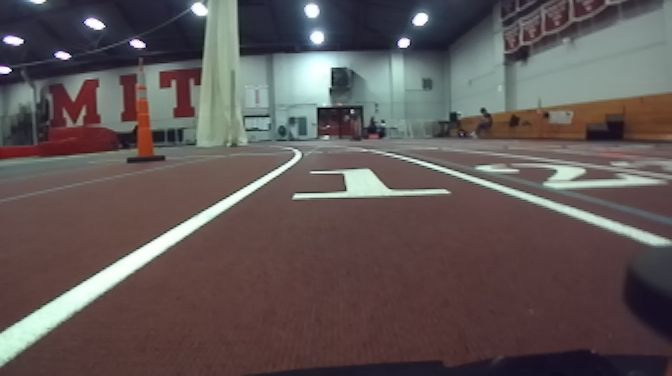
#> input picture track_img/1.png, 672 x 376 px
$ jupyter execute line_detect.ipynb
#> lines starting #> are read from the running program, lines starting #| are printed output that depends on the picture; after the words box and inside, x2 and y2 are one past the last pixel; in counts of white or black regions, pixels touching at a corner belong together; long printed decimals are rounded
[cell 1]
import cv2
import numpy as np
import pdb
import os
import math

[cell 2]
import matplotlib.pyplot as plt
from skimage.io import imread, imshow
from matplotlib.colors import hsv_to_rgb

[cell 3]
def image_print(img):
	"""
	Helper function to print out images, for debugging. Pass them in as a list.
	Press any key to continue.
	"""
	cv2.imshow("image", img)
	cv2.waitKey(0)
	cv2.destroyAllWindows()

[cell 4]
img1 = cv2.imread("track_img/1.png") #track_img/c2.png
#> img1 is the input picture: shape (376, 672, 3); mean B, G, R 85.5, 86, 96.2
imshow(img1)
# cv2.imshow('image',img1)

[cell 5]
img1.shape
#> Out = (376, 672, 3)

[cell 6]
#line following box
start_point1 = (0, 0) #top rectangle
end_point1 = (676, 150) #top rectangle: just edit y_coordinate for line_follower

thickness = -1
color = (0, 0, 0) # Black color in BGR
img_line= cv2.rectangle(img1, start_point1, end_point1, color, thickness)
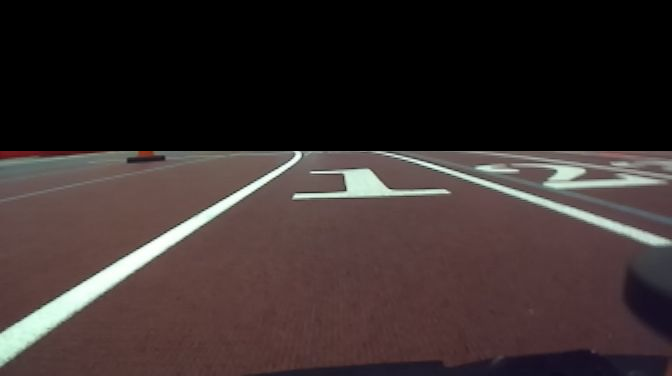
#> img_line: shape (376, 672, 3); mean B, G, R 45.4, 46.4, 57.6

# start_point2 = (0, 300) #bottom rectangle: just edit y_coordinate for line follower
# end_point2 = (672, 376) #bottom rectangle
# img_line= cv2.rectangle(img_line, start_point2, end_point2, color, thickness)
imshow(img_line)
img1 = img_line

[cell 7]
img_hsv = cv2.cvtColor(img1, cv2.COLOR_BGR2HSV)
#> img_hsv: shape (376, 672, 3); mean H, S, V 28.1, 41.8, 58.7
h, s, v = cv2.split(img_hsv)
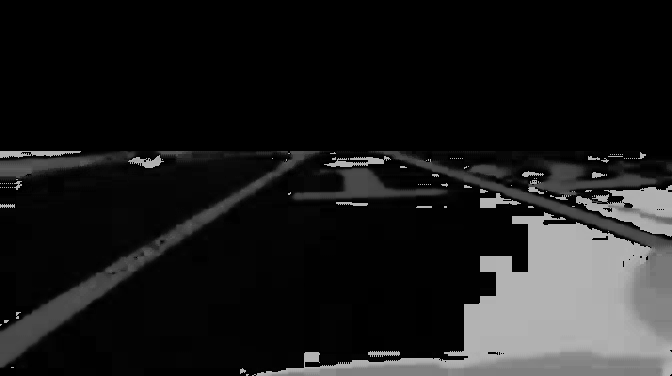
#> h: shape (376, 672); min 0, max 179, mean 28.1
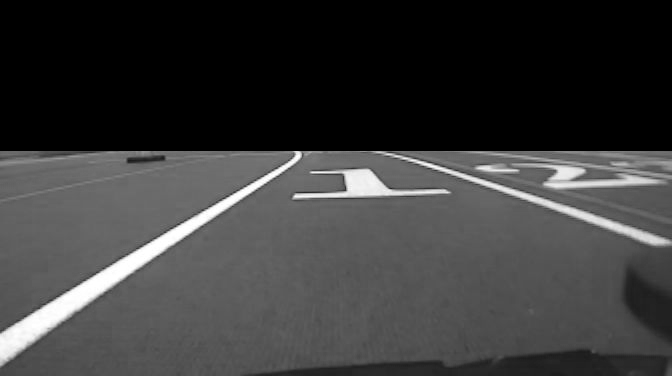
#> v: shape (376, 672); min 0, max 255, mean 58.7
# image_print(img_hsv)

[cell 8]
img_hsv = cv2.cvtColor(img1, cv2.COLOR_BGR2HSV)

lower_white = np.array([0,0,200])
upper_white = np.array([179,255,255])

mask = cv2.inRange(img_hsv, lower_white, upper_white)
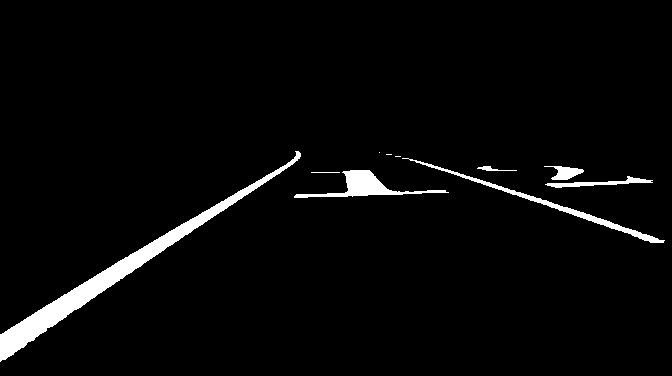
#> mask: shape (376, 672); 3.3% white; 10 white regions (3 under 20 px), largest, box (x1, y1, x2, y2) and area: (0, 151, 301, 362) 4946, (294, 170, 449, 198) 1254, (402, 158, 665, 243) 1183
masked_img = cv2.bitwise_and(img_hsv, img_hsv, mask=mask).astype('uint8')
#> masked_img: shape (376, 672, 3); mean H, S, V 2.3, 0.7, 7.7
imshow(masked_img)

[cell 9]
hsv_image = masked_img#cv2.cvtColor(img_masked2, cv2.COLOR_RGB2HSV)
h, s, v = cv2.split(hsv_image)
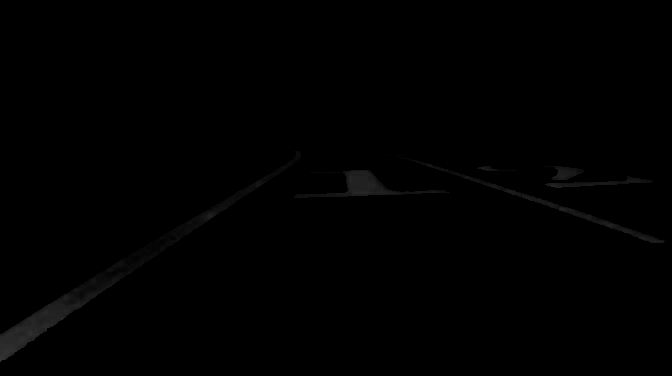
#> s: shape (376, 672); min 0, max 53, mean 0.7

ret, th1 = cv2.threshold(h,180,255, cv2.THRESH_BINARY+cv2.THRESH_OTSU)
#> th1: shape (376, 672); 3.2% white; 11 white regions (5 under 20 px), largest, box (x1, y1, x2, y2) and area: (0, 151, 301, 362) 4912, (294, 170, 447, 198) 1250, (402, 158, 665, 243) 1183, (545, 176, 653, 188) 426, (546, 166, 584, 180) 297, (477, 166, 511, 171) 77
#> ret = 34
kernel = np.ones((1,1), dtype = "uint8")/9
bilateral = cv2.bilateralFilter(th1, 9 , 75, 75)
erosion = cv2.erode(bilateral, kernel, iterations = 1)

#finding the area of all connected white pixels in the image
pixel_components, output, stats, centroids =cv2.connectedComponentsWithStats(erosion, connectivity=8)
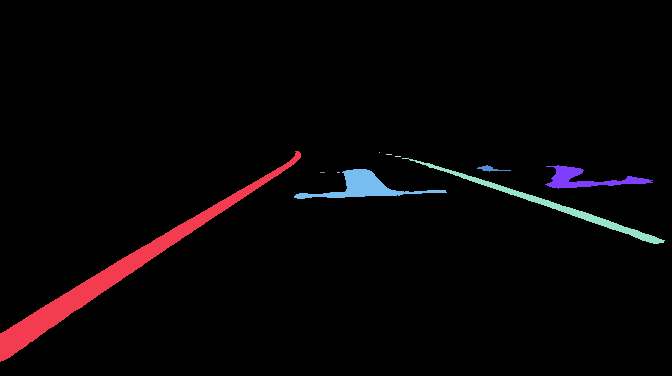
#> output: shape (376, 672) int32; 11 distinct labels, from 0 to 10; one colour per label, 0 black
#> pixel_components = 11; stats = [[0, 0, 672, 376, 243329], [0, 151, 301, 211, 5385], [379, 152, 1, 1, 1], [386, 154, 6, 1, 6], [395, 156, 6, 1, 6], [402, 158, 263, 86, 1501], [477, 165, 34, 7, 87], [545, 165, 108, 24, 929], [294, 169, 153, 30, 1420], [320, 172, 5, 1, 5], [337, 172, 3, 1, 3]]; centroids = [[337.9, 185.5], [115.3, 273.4], [379, 152], [388.5, 154], [397.5, 156], [553.2, 205.6], [489.6, 168.4], [585.1, 178.8], [362.9, 186.7], [322, 172], [338, 172]]

area = stats[1:, -1]; pixel_components = pixel_components - 1
#> after `area = stats[1:, -1]`: area = [5385, 1, 6, 6, 1501, 87, 929, 1420, 5, 3]
#> after `pixel_components = pixel_components - 1`: pixel_components = 10

min_size = 50

img2 = np.zeros((output.shape))

#Removing the small white pixel area below the minimum size
for i in range(0, pixel_components):
    if area[i] >= min_size:
        img2[output == i + 1] = 255
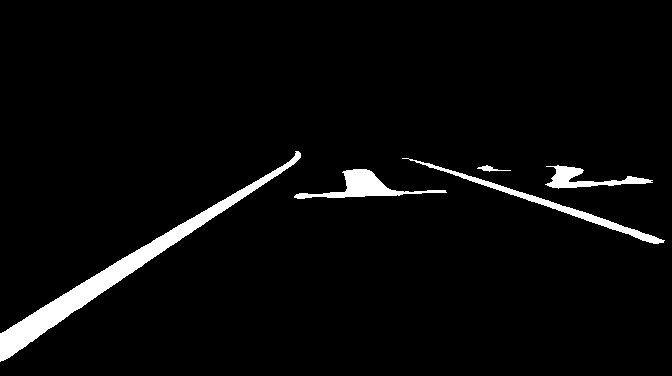
#> img2: shape (376, 672) float64; 3.7% white; 5 white regions, box (x1, y1, x2, y2) and area: (0, 151, 301, 362) 5385, (402, 158, 665, 244) 1501, (294, 169, 447, 199) 1420, (545, 165, 653, 189) 929, (477, 165, 511, 172) 87

# [11 lines of commented-out code are left out]

imshow(img2)

https://docs.opencv.org/4.7.0/d9/db0/tutorial_hough_lines.html

[cell 10]
def get_slope(pt1,pt2):
    try:
        return (pt1[1]-pt2[1])/(pt1[0]-pt2[0])
    except:
        print("undefined")
        return None

[cell 11]
def get_length(pt1, pt2):
    return np.sqrt((pt1[1]-pt2[1])**2+(pt1[0]-pt2[0])**2)

[cell 12]
src = np.uint8(img2)
dst = cv2.Canny(src, 50, 200, None, 3)
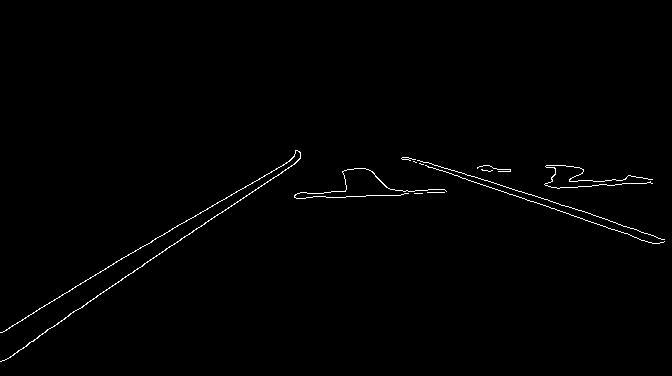
#> dst: shape (376, 672); 0.79% white in thin lines or dots, all inside (x1, y1, x2, y2) = (0, 150, 665, 362)

# Copy edges to the images that will display the results in BGR
cdst = cv2.cvtColor(dst, cv2.COLOR_GRAY2BGR)
cdstP = np.copy(cdst)
center = np.copy(cdst)

lines = cv2.HoughLines(dst, 1, np.pi / 180, 150, None, 0, 0)
#> lines = [[299, 0.977], [17, 1.9], [284, 1.05]]

if lines is not None:
    for i in range(0, len(lines)):
        rho = lines[i][0][0]
        theta = lines[i][0][1]
        a = math.cos(theta)
        b = math.sin(theta)
        x0 = a * rho
        y0 = b * rho
        pt1 = (int(x0 + 1000*(-b)), int(y0 + 1000*(a)))
        pt2 = (int(x0 - 1000*(-b)), int(y0 - 1000*(a)))
        cv2.line(cdst, pt1, pt2, (0,0,255), 3, cv2.LINE_AA)
#> this loop made 3 passes
#> (rho, theta, a, b, x0, y0, pt1, pt2) on passes 1 to 3: (299, 0.977, 0.559, 0.829, 167.2, 247.9, (-661, 807), (996, -311)), (17, 1.9, -0.326, 0.946, -5.53, 16.07, (-951, -309), (939, 341)), (284, 1.05, 0.5, 0.866, 142, 246, (-724, 745), (1008, -254))
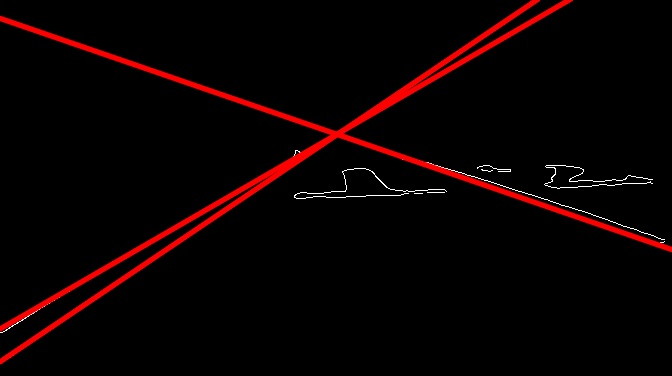
#> cdst: shape (376, 672, 3); mean B, G, R 1, 1, 11.4


linesP = cv2.HoughLinesP(dst, 1, np.pi / 180, 50, None, 50, 10)
#> linesP = [[46, 330, 270, 179], [29, 342, 298, 160], [403, 157, 654, 243], [100, 271, 300, 155], [454, 170, 636, 229], [326, 197, 380, 195], [426, 162, 484, 180], [2, 332, 109, 266], [382, 195, 446, 191]]
filtered_linesp = []

if linesP is not None:
    for i in range(0, len(linesP)):
        l = linesP[i][0]
        start_pt = (l[0], l[1])
        end_pt = (l[2], l[3])
        if abs(get_slope(start_pt, end_pt)) >0.20:
            if get_length(start_pt, end_pt) >= 70:
                filtered_linesp.append([l[0], l[1],l[2], l[3]])
                cv2.line(cdstP, start_pt, end_pt, (0,0,255), 3, cv2.LINE_AA)
#> this loop made 9 passes
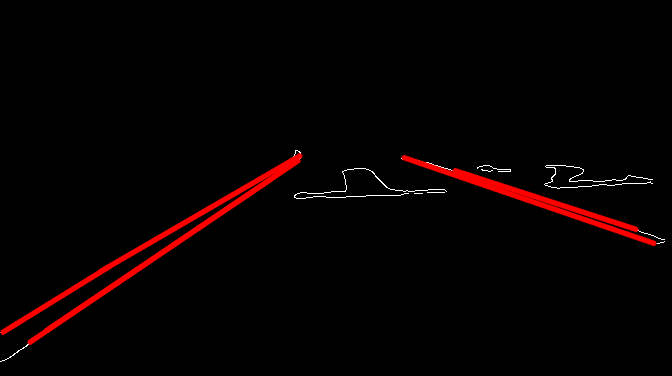
#> cdstP: shape (376, 672, 3); mean B, G, R 0.8, 0.8, 7
#> after the loop, filtered_linesp = [[46, 330, 270, 179], [29, 342, 298, 160], [403, 157, 654, 243], [100, 271, 300, 155], [454, 170, 636, 229], [2, 332, 109, 266]]

[cell 13]
linesP
#> Out has the same summary as linesP

[cell 14]
fd_linesp = np.array(filtered_linesp)
#> fd_linesp has the same summary as filtered_linesp
fd_linesp
#> Out has the same summary as filtered_linesp

[cell 15]
for i in range(len(linesP)):
    l = linesP[i][0]
    start_pt = (l[0], l[1])
    end_pt = (l[2], l[3])
    if abs(get_slope(start_pt, end_pt)) >0.10:
        if get_length(start_pt, end_pt) >= 50:
            print(start_pt, end_pt)
            print("slope:", get_slope(start_pt, end_pt))
            print("length:", get_length(start_pt, end_pt))
            print('---')

[cell 16]
imshow(src)

[cell 17]
print("Detected Lines (in red) - Standard Hough Line Transform")
imshow(cdst)

[cell 18]
print("Detected Lines (in red) - Probabilistic Line Transform")
imshow(cdstP)

middle lines

[cell 19]
def get_intersect(A, B, C, D):
    # a1x + b1y = c1
    a1 = B[1] - A[1]
    b1 = A[0] - B[0]
    c1 = a1 * (A[0]) + b1 * (A[1])

    # a2x + b2y = c2
    a2 = D[1] - C[1]
    b2 = C[0] - D[0]
    c2 = a2 * (C[0]) + b2 * (C[1])

    # determinant
    det = a1 * b2 - a2 * b1

    # parallel line
    if det == 0:
        return (float('inf'), float('inf'))

    # intersect point(x,y)
    x = ((b2 * c1) - (b1 * c2)) / det
    y = ((a1 * c2) - (a2 * c1)) / det
    return (x, y)

[cell 20]
all_angles = []
#> all_angles = []
for i in range(fd_linesp.shape[0]):
    l = filtered_linesp[i]
    start_pt = (l[0], l[1])
    end_pt = (l[2], l[3])
    angle = np.arctan(get_slope(start_pt, end_pt))
    all_angles.append(angle)
    print(start_pt, end_pt, angle)
#> this loop made 6 passes
#> (start_pt, end_pt, angle) on passes 1 to 6: ((46, 330), (270, 179), -0.593), ((29, 342), (298, 160), -0.595), ((403, 157), (654, 243), 0.33), ((100, 271), (300, 155), -0.526), ((454, 170), (636, 229), 0.313), ((2, 332), (109, 266), -0.553)
#| (46, 330) (270, 179) -0.5931
#| (29, 342) (298, 160) -0.5948
#| (403, 157) (654, 243) 0.3301
#| (100, 271) (300, 155) -0.5256
#| (454, 170) (636, 229) 0.3135
#| (2, 332) (109, 266) -0.5527
#> after the loop, all_angles = [-0.593, -0.595, 0.33, -0.526, 0.313, -0.553]
print(max(all_angles))
#| 0.3301
print(min(all_angles))
#| -0.5948

[cell 21]
#line AB
A = (29, 342)
B = (298, 160)
C = (403, 157)
D = (654, 243)
intersection_pt = get_intersect(A, B, C, D)

$ run again, with track_img/c2.png copied over track_img/1.png
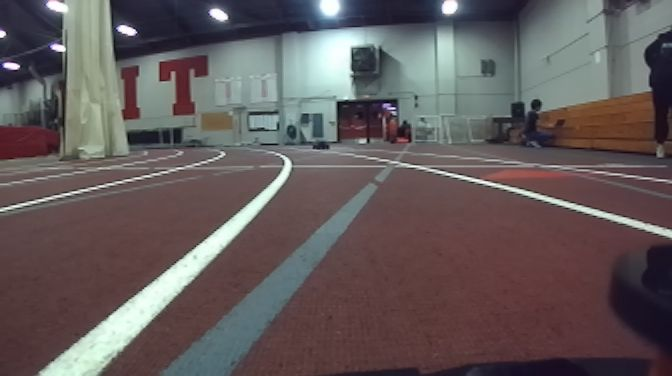
#> input picture track_img/c2.png, 672 x 376 px
#> img1 is the input picture: shape (376, 672, 3); mean B, G, R 91.1, 90.4, 99.6
#> img_hsv: shape (376, 672, 3); mean H, S, V 44.7, 40.3, 60.4
#> mask: shape (376, 672); 3.1% white; 42 white regions (37 under 20 px), largest, box (x1, y1, x2, y2) and area: (42, 155, 291, 376) 6643, (446, 173, 672, 237) 816, (0, 203, 28, 211) 46, (401, 164, 427, 169) 33, (37, 197, 53, 201) 22
#> masked_img: shape (376, 672, 3); mean H, S, V 2.1, 0.7, 7.4
#> th1: shape (376, 672); 3% white; 28 white regions (25 under 20 px), largest, box (x1, y1, x2, y2) and area: (42, 155, 291, 376) 6643, (491, 184, 672, 237) 672, (446, 173, 472, 181) 48
#> ret = 35
#> output: shape (376, 672) int32; 29 distinct labels, from 0 to 28
#> `pixel_components, output, stats, centroids =cv2.connectedComponentsWit..`: pixel_components = 29; stats = 29 rows, first 6: [0, 0, 672, 376, 244540], [219, 152, 4, 5, 9], [272, 152, 2, 1, 2], [276, 154, 4, 1, 4], [42, 155, 250, 221, 7077], [215, 158, 3, 1, 3]; centroids = 29 pairs, first value 5.12 to 661, second value 152 to 358.5
#> area = 28 values, max 7077 at index 3, min 1 at index 5, mean 290.4
#> `pixel_components = pixel_components - 1`: pixel_components = 28
#> src: shape (376, 672); 3.1% white; 2 white regions, box (x1, y1, x2, y2) and area: (42, 155, 292, 376) 7077, (491, 184, 672, 237) 877
#> dst: shape (376, 672); 0.46% white in thin lines or dots, all inside (x1, y1, x2, y2) = (41, 155, 672, 376)
#> lines = [[332, 0.785], [315, 0.89]]
#> the loop `for i in range(0, len(lines)):` made 2 passes
#> (rho, theta, a, b, x0, y0, pt1, pt2) on passes 1 to 2: (332, 0.785, 0.707, 0.707, 234.8, 234.8, (-472, 941), (941, -472)), (315, 0.89, 0.629, 0.777, 198.2, 244.8, (-578, 874), (975, -384))
#> after the loop `for i in range(0, len(lines)):`:
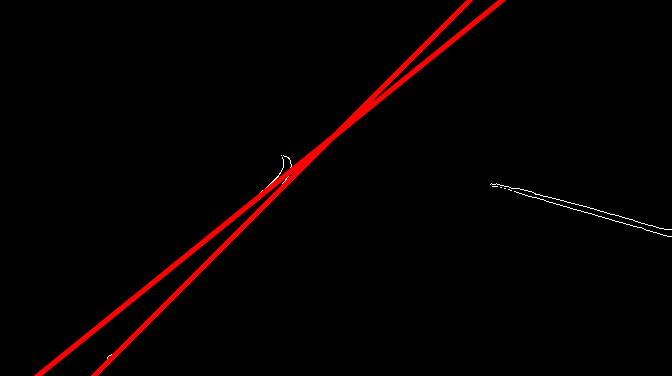
#> cdst: shape (376, 672, 3); mean B, G, R 0.4, 0.4, 6.1
#> linesP = [[121, 349, 260, 210], [46, 368, 255, 198], [124, 347, 250, 221], [508, 186, 632, 219], [494, 186, 671, 236], [597, 210, 668, 229], [51, 363, 146, 286]]
#> the loop `for i in range(0, len(linesP)):` made 7 passes
#> after the loop `for i in range(0, len(linesP)):`:
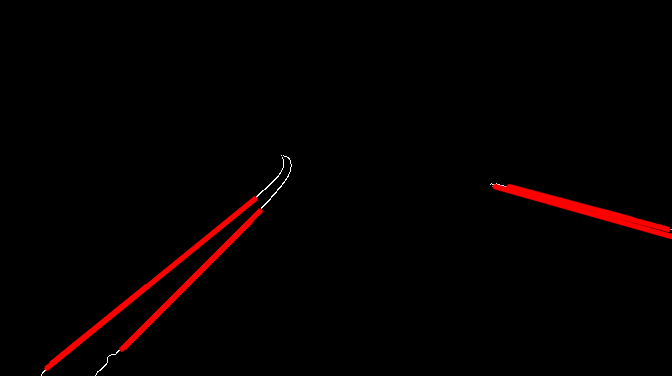
#> cdstP: shape (376, 672, 3); mean B, G, R 0.2, 0.2, 4.7
#> after the loop `for i in range(0, len(linesP)):`: filtered_linesp has the same summary as linesP
#> `linesP`: Out has the same summary as linesP
#> fd_linesp has the same summary as linesP
#> `fd_linesp`: Out has the same summary as linesP
#> the loop `for i in range(len(linesP)):` made 7 passes
#> (printed output is left out)
#> the loop `for i in range(fd_linesp.shape[0]):` made 7 passes
#> (start_pt, end_pt, angle) on passes 1 to 7: ((121, 349), (260, 210), -0.785), ((46, 368), (255, 198), -0.683), ((124, 347), (250, 221), -0.785), ((508, 186), (632, 219), 0.26), ((494, 186), (671, 236), 0.275), ((597, 210), (668, 229), 0.261), ((51, 363), (146, 286), -0.681)
#> (printed output is left out)
#> after the loop `for i in range(fd_linesp.shape[0]):`: all_angles = [-0.785, -0.683, -0.785, 0.26, 0.275, 0.261, -0.681]
#| 0.2753
#| -0.7854

$ run again, with track_img/2.png copied over track_img/1.png
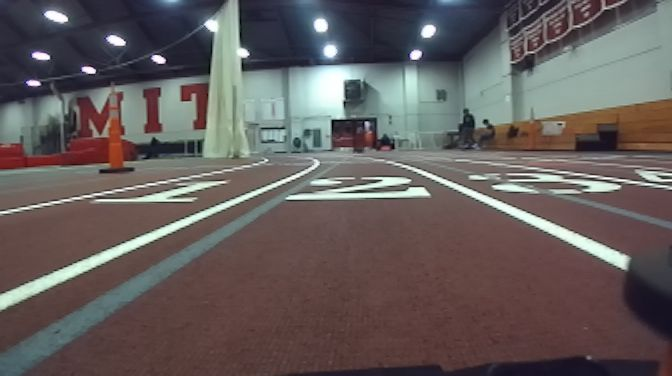
#> input picture track_img/2.png, 672 x 376 px
#> img1 is the input picture: shape (376, 672, 3); mean B, G, R 91.9, 92.8, 100.4
#> img_hsv: shape (376, 672, 3); mean H, S, V 25, 37.4, 62.5
#> mask: shape (376, 672); 3% white; 60 white regions (48 under 20 px), largest, box (x1, y1, x2, y2) and area: (0, 159, 320, 309) 2496, (395, 164, 627, 269) 1839, (286, 177, 430, 199) 1098
#> masked_img: shape (376, 672, 3); mean H, S, V 1.9, 0.6, 7.1
#> th1: shape (376, 672); 2.8% white; 40 white regions (29 under 20 px), largest, box (x1, y1, x2, y2) and area: (0, 159, 320, 309) 2495, (395, 164, 627, 269) 1828, (286, 177, 430, 199) 1090
#> ret = 33
#> output: shape (376, 672) int32; 41 distinct labels, from 0 to 40
#> `pixel_components, output, stats, centroids =cv2.connectedComponentsWit..`: pixel_components = 41; stats = 41 rows, first 6: [0, 0, 672, 376, 244255], [245, 151, 4, 3, 9], [265, 159, 3, 2, 5], [0, 159, 320, 150, 2940], [456, 160, 6, 1, 6], [260, 162, 4, 1, 4]; centroids = 41 pairs, first value 1.8 to 671, second value 152.1 to 246.5
#> area = 40 values, max 2940 at index 2, min 1 at index 5, mean 210.4
#> `pixel_components = pixel_components - 1`: pixel_components = 40
#> src: shape (376, 672); 3.2% white; 8 white regions, largest, box (x1, y1, x2, y2) and area: (0, 159, 320, 309) 2940, (395, 164, 627, 269) 2121, (286, 176, 430, 200) 1443
#> dst: shape (376, 672); 0.84% white in thin lines or dots, all inside (x1, y1, x2, y2) = (0, 159, 664, 309)
#> lines = [[282, 1.15], [271, 1.19]]
#> the loop `for i in range(0, len(lines)):` made 2 passes
#> (rho, theta, a, b, x0, y0, pt1, pt2) on passes 1 to 2: (282, 1.15, 0.407, 0.914, 114.7, 257.6, (-798, 664), (1028, -149)), (271, 1.19, 0.375, 0.927, 101.5, 251.3, (-825, 625), (1028, -123))
#> linesP = [[0, 308, 271, 188], [57, 270, 318, 164], [398, 163, 598, 256], [417, 168, 565, 228], [290, 199, 363, 198], [129, 200, 206, 181]]
#> the loop `for i in range(0, len(linesP)):` made 6 passes
#> after the loop `for i in range(0, len(linesP)):`:
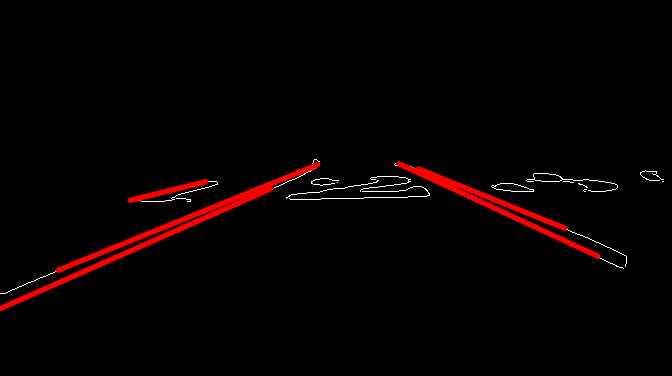
#> cdstP: shape (376, 672, 3); mean B, G, R 1.1, 1.1, 6.8
#> after the loop `for i in range(0, len(linesP)):`: filtered_linesp = [[0, 308, 271, 188], [57, 270, 318, 164], [398, 163, 598, 256], [417, 168, 565, 228], [129, 200, 206, 181]]
#> `linesP`: Out has the same summary as linesP
#> fd_linesp has the same summary as filtered_linesp
#> `fd_linesp`: Out has the same summary as filtered_linesp
#> the loop `for i in range(len(linesP)):` made 6 passes
#> (printed output is left out)
#> the loop `for i in range(fd_linesp.shape[0]):` made 5 passes
#> (start_pt, end_pt, angle) on passes 1 to 5: ((0, 308), (271, 188), -0.417), ((57, 270), (318, 164), -0.386), ((398, 163), (598, 256), 0.435), ((417, 168), (565, 228), 0.385), ((129, 200), (206, 181), -0.242)
#> (printed output is left out)
#> after the loop `for i in range(fd_linesp.shape[0]):`: all_angles = [-0.417, -0.386, 0.435, 0.385, -0.242]
#| 0.4353
#| -0.4169
